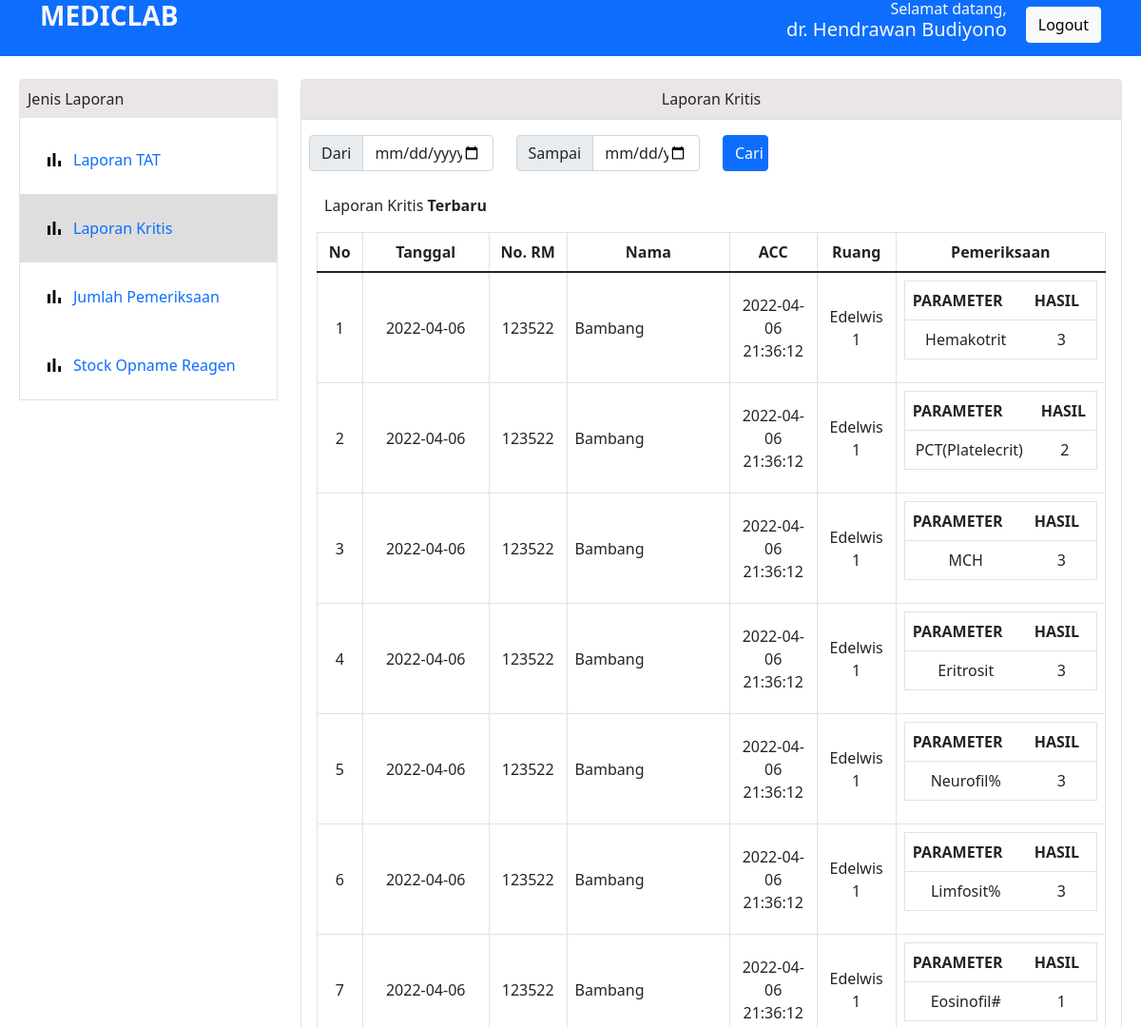
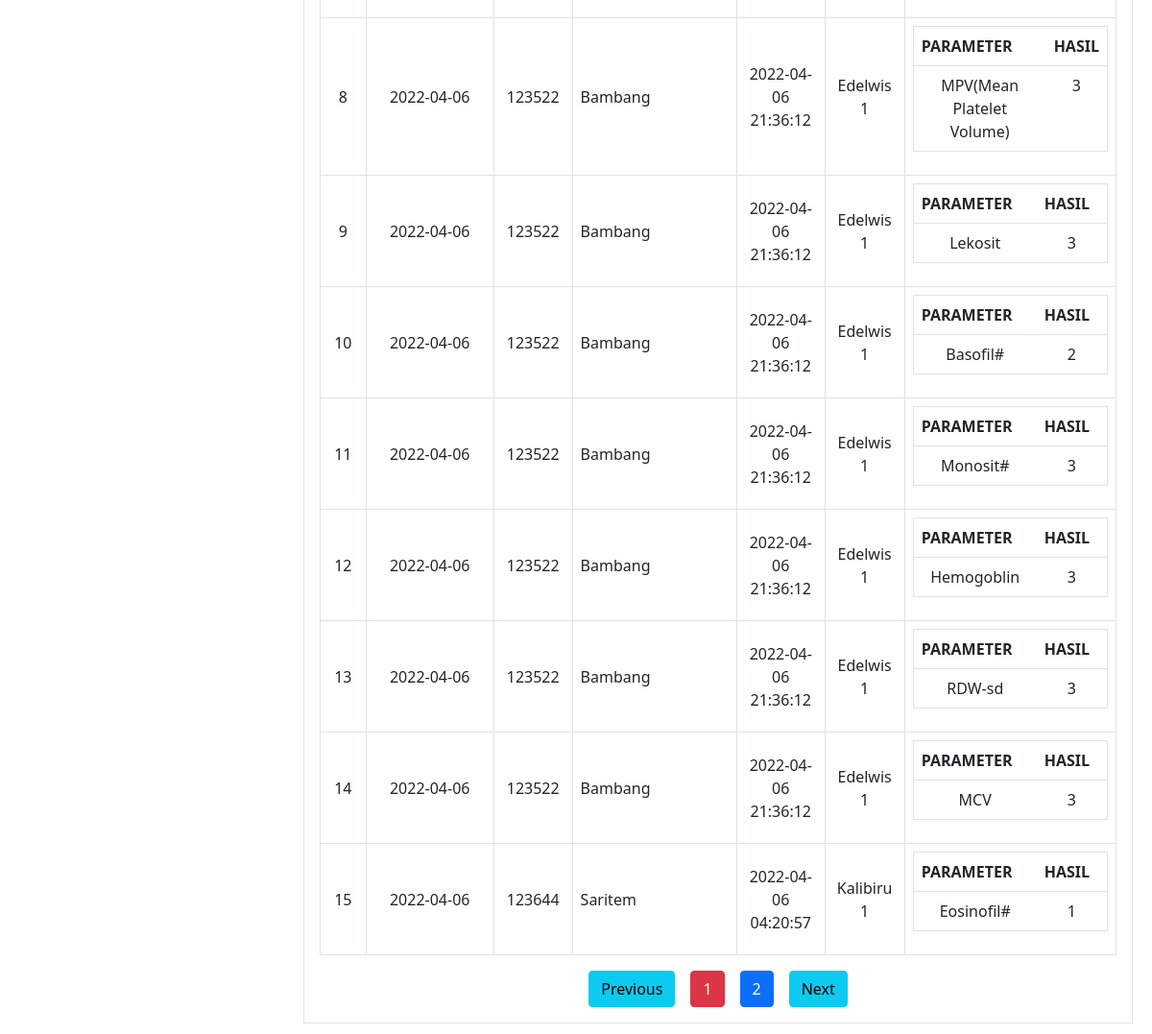
The app's page /report/report-kritis.php (signed in) with its own data (2 pictures, top to bottom).
### tables this page shows
CREATE TABLE `users` (
  `username` varchar(50) NOT NULL,
  `password` varchar(50) NOT NULL,
  `name` varchar(50) NOT NULL,
  `jabatan` enum('petugas','validator') NOT NULL
);

CREATE TABLE `sub_sample` (
  `kd_sub_sample` int NOT NULL,
  `kd_sub_category_sample` varchar(24) NOT NULL,
  `value` double DEFAULT NULL,
  `flag` varchar(10) DEFAULT NULL,
  `kd_sample` varchar(25) NOT NULL
);

CREATE TABLE `report` (
  `nota` varchar(13) NOT NULL,
  `nolab` varchar(11) NOT NULL,
  `norm` varchar(6) NOT NULL,
  `date_report` datetime NOT NULL,
  `date_finish` datetime DEFAULT NULL,
  `date_acc` datetime DEFAULT NULL,
  `transmit` tinyint(1) NOT NULL,
  `nik` char(17) NOT NULL,
  `name_patient` varchar(255) NOT NULL,
  `birthdate` date NOT NULL,
  `gender` enum('L','P') NOT NULL,
  `address` varchar(255) NOT NULL,
  `room` varchar(25) NOT NULL,
  `class` enum('A','B','C') NOT NULL,
  `status` enum('bpjs','reguler') NOT NULL,
  `desc_clinic` varchar(255) NOT NULL,
  `phone` varchar(18) NOT NULL,
  `reqdoc` varchar(255) NOT NULL,
  `accdoc` varchar(50) NOT NULL,
  `petugas` varchar(50) NOT NULL,
  `kesan` varchar(255) NOT NULL,
  `pesan` varchar(255) NOT NULL,
  `sample` enum('normal','ikterik','lisis','lipemik') NOT NULL,
  `sample_category` enum('hematologi') NOT NULL,
  `notes` varchar(255) NOT NULL,
  `paket` varchar(25) NOT NULL
);

CREATE TABLE `room` (
  `room_kd` varchar(10) NOT NULL,
  `room_name` varchar(50) NOT NULL
);

CREATE TABLE `sub_category_sample` (
  `kd_sub_category` varchar(50) NOT NULL,
  `kd_category` varchar(25) NOT NULL,
  `name` varchar(255) NOT NULL,
  `min_value` double NOT NULL,
  `max_value` double NOT NULL,
  `satuan` varchar(10) NOT NULL,
  `metode` varchar(50) DEFAULT NULL
);

### report/report-kritis.php (the view, shortened to what this page needs)
<?php
include '../config.php';
if (isset($_SESSION['username'])) {
    $username = $_SESSION['username'];
    $sql = "SELECT * FROM users WHERE username='$username'";
    $result = mysqli_query($conn, $sql);
    if ($result->num_rows > 0) {
        $rowUser = mysqli_fetch_assoc($result);
        $name = $rowUser['name'];
    }
} else {
    header("Location: ./");
}
$range = 15;
$page = isset($_GET['page']) ? (int)$_GET['page'] : 1;
$first_page = ($page > 1) ? ($page * $range) - $range : 0;
$next = $page + 1;
if (
    isset($_GET['date_from']) && isset($_GET['date_to']) && $_GET['date_from'] != null
    && $_GET['date_to'] != null
) {
    $dateFrom = $_GET['date_from'];
    $dateTo = $_GET['date_to'];
    $dateToTime = dayIncrement($dateTo);
    $resultReportKritisSql = "SELECT * FROM sub_sample
    LEFT JOIN sample on sub_sample.kd_sample = sample.kd_sample
    LEFT JOIN sub_category_sample on sub_sample.kd_sub_category_sample = sub_category_sample.kd_sub_category
    LEFT JOIN report on sample.nota = report.nota
    LEFT JOIN room on report.room = room.room_kd
    WHERE date_report >= '$dateFrom' AND date_report <= '$dateToTime'
    AND NOT flag = 'normal' AND NOT date_acc IS NULL
    ORDER BY report.date_acc DESC
    limit $first_page, $range";
    $resultReportKritis = mysqli_query($conn, $resultReportKritisSql);
    $totalDataSql = "SELECT * FROM sub_sample
    LEFT JOIN sample on sub_sample.kd_sample = sample.kd_sample
    LEFT JOIN sub_category_sample on sub_sample.kd_sub_category_sample = sub_category_sample.kd_sub_category
    LEFT JOIN report on sample.nota = report.nota
    LEFT JOIN room on report.room = room.room_kd
    WHERE date_report >= '$dateFrom' AND date_report <= '$dateToTime'
    AND NOT flag = 'normal' AND NOT date_acc IS NULL
    ORDER BY report.date_acc DESC";
    $totalDataQuery = mysqli_query($conn, $totalDataSql);
    $total_data = mysqli_num_rows($totalDataQuery);
    $total_page = ceil($total_data / $range);
} else {
    $resultReportKritisSql = "SELECT * FROM sub_sample
    LEFT JOIN sample on sub_sample.kd_sample = sample.kd_sample
    LEFT JOIN sub_category_sample on sub_sample.kd_sub_category_sample = sub_category_sample.kd_sub_category
    LEFT JOIN report on sample.nota = report.nota
    LEFT JOIN room on report.room = room.room_kd
    WHERE NOT flag = 'normal' AND NOT date_acc IS NULL
    ORDER BY report.date_acc DESC
    limit $first_page, $range";
    $resultReportKritis = mysqli_query($conn, $resultReportKritisSql);
    $totalDataSql = "SELECT * FROM sub_sample
    LEFT JOIN sample on sub_sample.kd_sample = sample.kd_sample
    LEFT JOIN sub_category_sample on sub_sample.kd_sub_category_sample = sub_category_sample.kd_sub_category
    LEFT JOIN report on sample.nota = report.nota
    LEFT JOIN room on report.room = room.room_kd
    WHERE NOT flag = 'normal' AND NOT date_acc IS NULL
    ORDER BY report.date_acc DESC";
    $totalDataQuery = mysqli_query($conn, $totalDataSql);
    $total_data = mysqli_num_rows($totalDataQuery);
    $total_page = ceil($total_data / $range);
}
?>
<!DOCTYPE html>
<html lang="en">
<head>
    <link href="../css/style-main.css" rel="stylesheet">
    <link href="../css/bootstrap.min.css" rel="stylesheet">
</head>
<body>
    <div class="header bg-primary pb-2">
        <div class="container d-flex justify-content-between">
            <a href="../">
                <h3 class="text-light"><b>MEDICLAB</b></h3>
            </a>
            <div class="d-flex align-items-center">
                <div class="mr-4 text-light text-name text-end">
                    <h6 class="m-0">Selamat datang,</h6>
                    <h5><?= $name ?></h5>
                </div>
                <a href="logout.php"><button class="btn btn-light">Logout</button></a>
            </div>
        </div>
    </div>
    <div class="row ms-2 me-2">
        <div class="col-md-3 mt-4">
            <div class="rounded-top border">
                <div class="bg-surface p-2 mb-2">
                    Jenis Laporan
                </div>
                <div class="d-inline">
                    <a href="./report-tat.php" class="decoration-none">
                        <div class="p-4 d-flex">
                            <img src="../assets/bar_chart_black_24dp.svg" alt="configuration">
                            <span class="align-middle ms-2">Laporan TAT</span>
                        </div>
                    </a>
                    <a href="./report-kritis.php" class="decoration-none">
                        <div class="p-4 d-flex report-selected">
                            <img src="../assets/bar_chart_black_24dp.svg" alt="configuration">
                            <span class="align-middle ms-2">Laporan Kritis</span>
                        </div>
                    </a>
                    <a href="./report-pemeriksaan.php" class="decoration-none">
                        <div class="p-4 d-flex">
                            <img src="../assets/bar_chart_black_24dp.svg" alt="configuration">
                            <span class="align-middle ms-2">Jumlah Pemeriksaan</span>
                        </div>
                    </a>
                    <a href="./report-stock.php" class="decoration-none">
                        <div class="p-4 d-flex">
                            <img src="../assets/bar_chart_black_24dp.svg" alt="configuration">
                            <span class="align-middle ms-2">Stock Opname Reagen</span>
                        </div>
                    </a>
                </div>
            </div>
        </div>
        <div class="col-md-9 mt-4 mb-4">
            <div class="rounded-top border m-0">
                <div class="bg-surface p-2 text-center">
                    Laporan Kritis
                </div>
            </div>
            <div class="border">
                <form method="GET" action="report-kritis.php" class="mb-2">
                    <div class="row ps-2 pe-2">
                        <div class="col-6 col-lg-3 mt-3 d-flex align-items-center">
                            <div class="input-group input-group-default">
                                <span class="input-group-text">Dari</span>
                                <input required value="<?= $_GET['date_from']; ?>" name="date_from" type="date" class="form-control" id="inlineFormInputGroupDate" placeholder="Tanggal">
                            </div>
                        </div>
                        <div class="col-6 col-lg-3 mt-3">
                            <div class="input-group input-group-default">
                                <span class="input-group-text">Sampai</span>
                                <input required value="<?= $_GET['date_to']; ?>" name="date_to" type="date" class="form-control" id="inlineFormInputGroupDate" placeholder="Tanggal">
                            </div>
                        </div>
                        <div class="col-6 col-lg-1 mt-3">
                            <input required name='search' value="Cari" type="submit" class="btn btn-primary w-100" />
                        </div>
                    </div>
                </form>
                <div class="ms-4 mt-4">
                    <p>
                        <?php if (
                            $_GET['date_from'] != null
                            && $_GET['date_to'] != null
                        ) { ?>
                            Index tanggal: <b><?= $dateFrom; ?></b> s/d <b><?= $dateTo; ?></b>. Total Laporan Kritis: <b><?= $total_data; ?></b>
                        <?php } else { ?>
                            Laporan Kritis <b>Terbaru</b>
                        <?php } ?>
                    </p>
                </div>
                <div class="ms-3 me-3 table-responsive-lg">
                    <div style="min-height: 400px;">
                        <table class=" table table-bordered align-middle">
                            <thead>
                                <tr>
                                    <th scope="col" class="text-center" width="5%">No</th>
                                    <th scope="col" class="text-center" width="14%">Tanggal</th>
                                    <th scope="col" class="text-center" width="8%">No. RM</th>
                                    <th scope="col" class="text-center" width="18%">Nama</th>
                                    <th scope="col" class="text-center" width="9%">ACC</th>
                                    <th scope="col" class="text-center" width="7%">Ruang</th>
                                    <th scope="col" class="text-center" width="7%">Pemeriksaan</th>
                                </tr>
                            </thead>
                            <tbody>
                                <?php $number = 1 + $first_page; ?>
                                <?php foreach ($resultReportKritis as $dataReport) : ?>
                                    <tr onclick="onClickTable('<?= $dataReport['nota']; ?>')">
                                        <?php
                                        $reportDate = strtotime($dataReport['date_report']);
                                        ?>
                                        <td class="text-center"><?= $number ?></td>
                                        <td class="text-center"><?= date('Y-m-d', $reportDate); ?></td>
                                        <td class="text-center"><?= $dataReport['norm']; ?></td>
                                        <td><?= $dataReport['name_patient']; ?></td>
                                        <td class="text-center"><?= $dataReport['date_acc'] ?></td>
                                        <td class="text-center"><?= $dataReport['room_name'] ?></td>
                                        <td class="">
                                            <table class="table border">
                                                <tr>
                                                    <td><b>PARAMETER</b></td>
                                                    <td><b>HASIL</b></td>
                                                </tr>
                                                <tr>
                                                    <td class="text-center"><?= $dataReport['name']; ?></td>
                                                    <td class="text-center"><?= $dataReport['value']; ?></td>
                                                </tr>
                                            </table>
                                        </td>
                                    </tr>
                                    <?php $number++; ?>
                                <?php endforeach; ?>
                            </tbody>
                        </table>
                    </div>
                    <ul class="pagination justify-content-center mt-2">
                        <li class="page-item me-2">
                            <a class="btn btn-info" <?php if ($page > 1) {
                                                    } ?>>
                                Previous
                            </a>
                        </li>
                        <?php
                        for ($x = 1; $x <= $total_page; $x++) {
                        ?>
                            <li class="page-item me-2 ms-2"><a class="btn <?php if ($x != $page) {
                                                                                echo 'btn-primary';
                                                                            } else {
                                                                                echo 'btn-danger';
                                                                            } ?>" href="<?php echo "?date_from=$_GET[date_from]&date_to=$_GET[date_to]&page=$x"; ?>">
                                    <?php echo $x; ?>
                                </a></li>
                        <?php
                        }
                        ?>
                        <li class="page-item ms-2">
                            <a class="btn btn-info" <?php if ($page < $total_page) {
                                                        echo "href='?date_from=$_GET[date_from]&date_to=$_GET[date_to]&page=$next'";
                                                    } ?>>Next</a>
                        </li>
                    </ul>
                </div>
            </div>
        </div>
</body>
</html>

### css/style-main.css (style rules this page uses)
a { text-decoration: none; }
.decoration-none { text-decoration: none; }
.bg-surface { background-color: #ebe5e5; }
@media screen and (min-width: 768px) { .text-name { display: block; } }
.report-selected { background-color: #dedede; }

### records on screen
users: name "dr. Hendrawan Budiyono"
sub_sample: report.date_report "2022-04-06", report.norm "123522", report.name_patient "Bambang", report.date_acc "2022-04-06 21:36:12", room.room_name "Edelwis 1", kd_sub_category_sample.name "Hemakotrit", value "3"
sub_sample: report.date_report "2022-04-06", report.norm "123522", report.name_patient "Bambang", report.date_acc "2022-04-06 21:36:12", room.room_name "Edelwis 1", kd_sub_category_sample.name "PCT(Platelecrit)", value "2"
sub_sample: report.date_report "2022-04-06", report.norm "123522", report.name_patient "Bambang", report.date_acc "2022-04-06 21:36:12", room.room_name "Edelwis 1", kd_sub_category_sample.name "MCH", value "3"
sub_sample: report.date_report "2022-04-06", report.norm "123522", report.name_patient "Bambang", report.date_acc "2022-04-06 21:36:12", room.room_name "Edelwis 1", kd_sub_category_sample.name "Eritrosit", value "3"
sub_sample: report.date_report "2022-04-06", report.norm "123522", report.name_patient "Bambang", report.date_acc "2022-04-06 21:36:12", room.room_name "Edelwis 1", kd_sub_category_sample.name "Neurofil%", value "3"
sub_sample: report.date_report "2022-04-06", report.norm "123522", report.name_patient "Bambang", report.date_acc "2022-04-06 21:36:12", room.room_name "Edelwis 1", kd_sub_category_sample.name "Limfosit%", value "3"
sub_sample: report.date_report "2022-04-06", report.norm "123522", report.name_patient "Bambang", report.date_acc "2022-04-06 21:36:12", room.room_name "Edelwis 1", kd_sub_category_sample.name "Eosinofil#", value "1"
sub_sample: report.date_report "2022-04-06", report.norm "123522", report.name_patient "Bambang", report.date_acc "2022-04-06 21:36:12", room.room_name "Edelwis 1", kd_sub_category_sample.name "MPV(Mean Platelet Volume)", value "3"
sub_sample: report.date_report "2022-04-06", report.norm "123522", report.name_patient "Bambang", report.date_acc "2022-04-06 21:36:12", room.room_name "Edelwis 1", kd_sub_category_sample.name "Lekosit", value "3"
sub_sample: report.date_report "2022-04-06", report.norm "123522", report.name_patient "Bambang", report.date_acc "2022-04-06 21:36:12", room.room_name "Edelwis 1", kd_sub_category_sample.name "Basofil#", value "2"
sub_sample: report.date_report "2022-04-06", report.norm "123522", report.name_patient "Bambang", report.date_acc "2022-04-06 21:36:12", room.room_name "Edelwis 1", kd_sub_category_sample.name "Monosit#", value "3"
sub_sample: report.date_report "2022-04-06", report.norm "123522", report.name_patient "Bambang", report.date_acc "2022-04-06 21:36:12", room.room_name "Edelwis 1", kd_sub_category_sample.name "Hemogoblin", value "3"
sub_sample: report.date_report "2022-04-06", report.norm "123522", report.name_patient "Bambang", report.date_acc "2022-04-06 21:36:12", room.room_name "Edelwis 1", kd_sub_category_sample.name "RDW-sd", value "3"
sub_sample: report.date_report "2022-04-06", report.norm "123522", report.name_patient "Bambang", report.date_acc "2022-04-06 21:36:12", room.room_name "Edelwis 1", kd_sub_category_sample.name "MCV", value "3"
sub_sample: report.date_report "2022-04-06", report.norm "123644", report.name_patient "Saritem", report.date_acc "2022-04-06 04:20:57", room.room_name "Kalibiru 1", kd_sub_category_sample.name "Eosinofil#", value "1"
